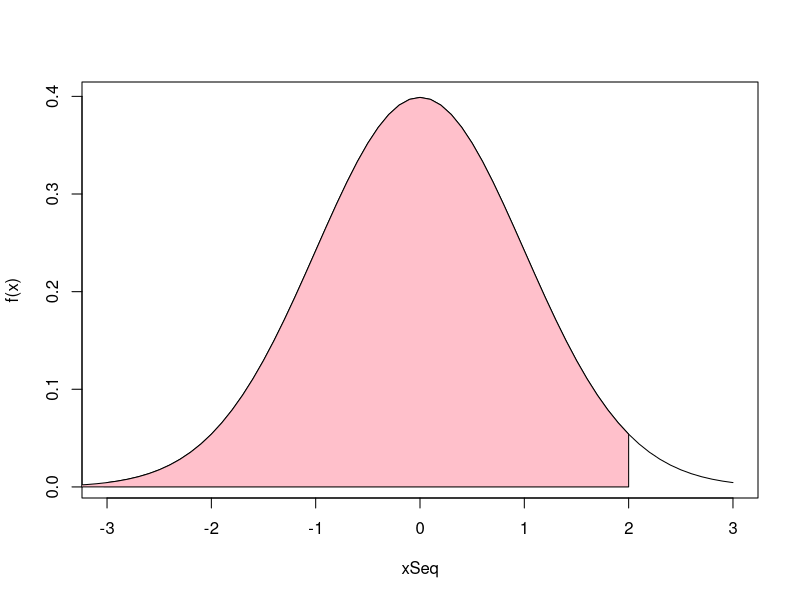
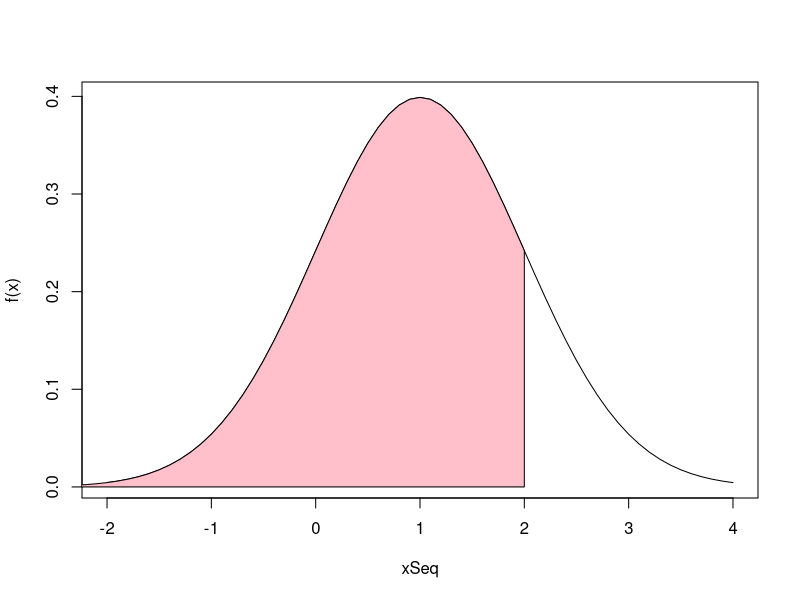
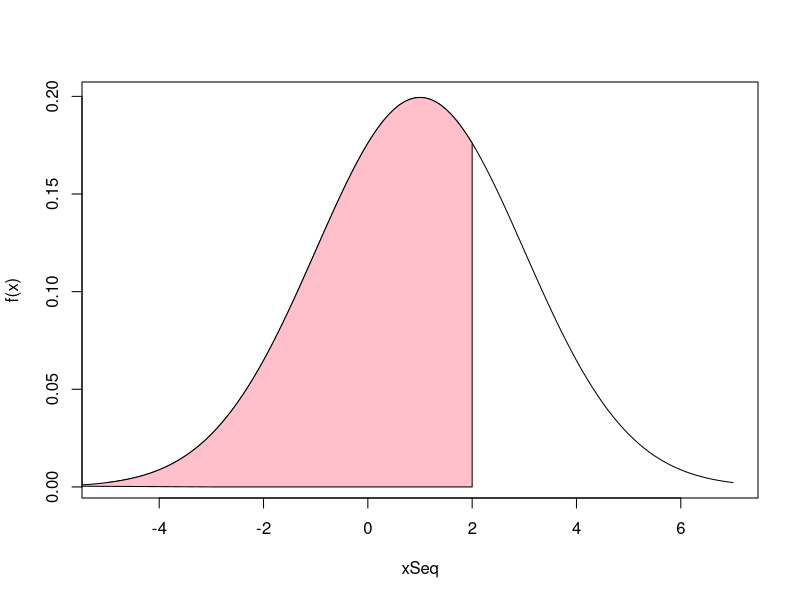
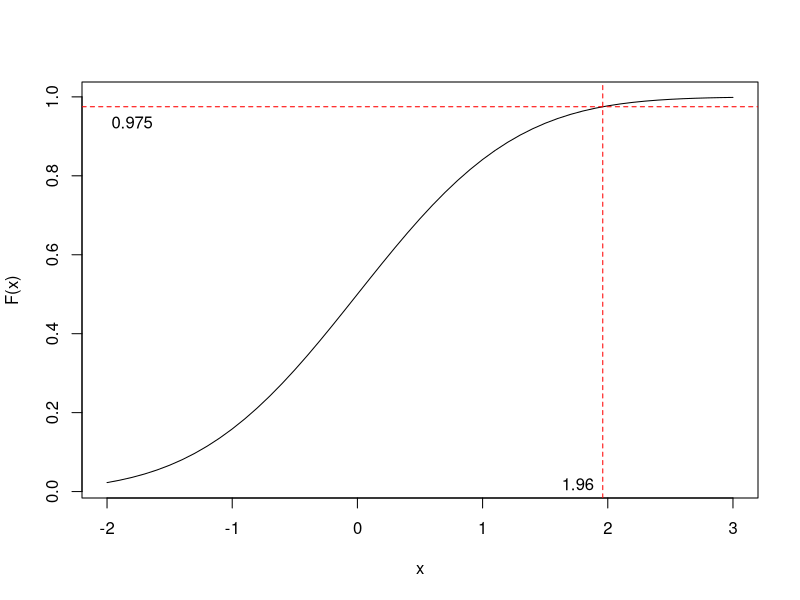

Reproduce these figures in R, in order.
# 2.5. a) The variance of Hypergeometric distrubution
n <- 3 # draws without replacement
a <- 2 # the number of successes in the large population 
N <- 20 # elements in the large population 
variance <- n * a*(N-a)*(N-n)/N^2/(N-1)
variance
sqrt(variance)
  # P(X=0)
  dhyper(0,2,18,3)  
  dpois(5, 1.6)
  ppois(8, 8)

  
# 2.9.
  # a1
  xSeq <- seq(-3, 3, by=0.1)
  pdfX <- dnorm(xSeq, mean=0, sd=1)
  plot(xSeq, pdfX, type="l", ylab="f(x)")
  polygon(c(-3, seq(-4,2, by=0.1), 2), c(0, dnorm(seq(-4,2, by=0.1), mean=0, sd=1), 0), col="pink")
  
  # a2
  mean <- 1 
  sd <- 1
  xSeq <- seq(-2, 4, by=0.1)
  pdfX <- dnorm(xSeq, mean=mean, sd=sd)
  plot(xSeq, pdfX, type="l", ylab="f(x)")
  polygon(c(-3, seq(-4,2, by=0.1), 2), c(0, dnorm(seq(-4,2, by=0.1), mean=mean, sd=sd), 0), col="pink")
  
  # a3
  mean <- 1 
  sd <- 2
  xSeq <- seq(-5, 7, by=0.1)
  pdfX <- dnorm(xSeq, mean=mean, sd=sd)
  plot(xSeq, pdfX, type="l", ylab="f(x)")
  polygon(c(-3, seq(-6,2, by=0.1), 2), c(0, dnorm(seq(-6,2, by=0.1), mean=mean, sd=sd), 0), col="pink")
  
  
  # c
  xSeq <- seq(-2,3, by=0.1)
  mean <- 0
  sd <- 1
  probability <- 0.975
  quantile <- qnorm(probability,mean,sd)
  cdfX <- pnorm(xSeq, mean = mean, sd = sd)
  plot(xSeq, cdfX, type="l",xlab="x", ylab="F(x)")
  abline(h=probability, col="red", lty=2)  
  abline(v=quantile, col="red", lty=2)  
  text(-1.8,probability-0.04, probability )
  text(quantile-0.2,0.02, round(quantile, digits=2) )  
  
  
  
# 2.10.  
 1- pnorm(29.5, 24, 4 )
dnorm(23.8, 24,4)
  sqrt(16)
  